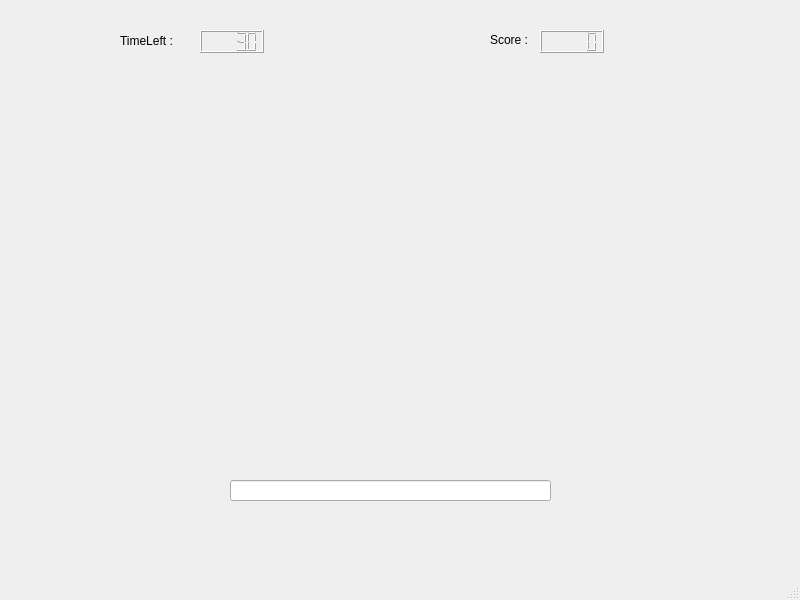
<?xml version="1.0" encoding="UTF-8"?>
<ui version="4.0">
 <class>MainWindow</class>
 <widget class="QMainWindow" name="MainWindow">
  <property name="geometry">
   <rect>
    <x>0</x>
    <y>0</y>
    <width>800</width>
    <height>600</height>
   </rect>
  </property>
  <property name="windowTitle">
   <string>MainWindow</string>
  </property>
  <widget class="QWidget" name="centralwidget">
   <widget class="QLabel" name="label">
    <property name="geometry">
     <rect>
      <x>120</x>
      <y>30</y>
      <width>81</width>
      <height>21</height>
     </rect>
    </property>
    <property name="text">
     <string>TimeLeft : </string>
    </property>
   </widget>
   <widget class="QLabel" name="label_2">
    <property name="geometry">
     <rect>
      <x>490</x>
      <y>30</y>
      <width>62</width>
      <height>20</height>
     </rect>
    </property>
    <property name="text">
     <string>Score : </string>
    </property>
   </widget>
   <widget class="QLCDNumber" name="timer_">
    <property name="geometry">
     <rect>
      <x>200</x>
      <y>30</y>
      <width>64</width>
      <height>23</height>
     </rect>
    </property>
    <property name="value" stdset="0">
     <double>30.000000000000000</double>
    </property>
   </widget>
   <widget class="QLCDNumber" name="score_">
    <property name="geometry">
     <rect>
      <x>540</x>
      <y>30</y>
      <width>64</width>
      <height>23</height>
     </rect>
    </property>
   </widget>
   <widget class="QLineEdit" name="lineEdit">
    <property name="geometry">
     <rect>
      <x>230</x>
      <y>480</y>
      <width>321</width>
      <height>21</height>
     </rect>
    </property>
   </widget>
  </widget>
  <widget class="QMenuBar" name="menubar">
   <property name="geometry">
    <rect>
     <x>0</x>
     <y>0</y>
     <width>800</width>
     <height>25</height>
    </rect>
   </property>
  </widget>
  <widget class="QStatusBar" name="statusbar"/>
 </widget>
 <resources/>
 <connections/>
</ui>
